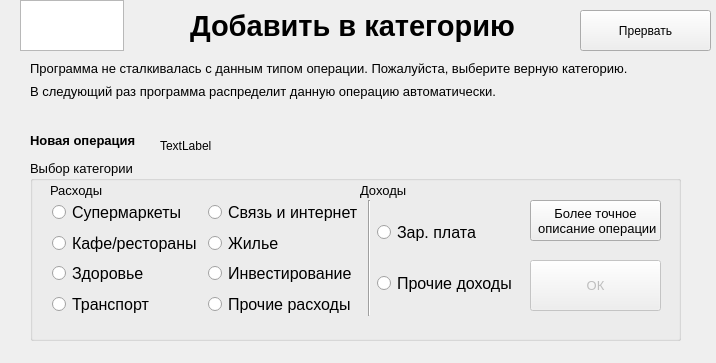
<?xml version="1.0" encoding="UTF-8"?>
<ui version="4.0">
 <class>AdditionalWindow</class>
 <widget class="QDialog" name="AdditionalWindow">
  <property name="geometry">
   <rect>
    <x>0</x>
    <y>0</y>
    <width>716</width>
    <height>363</height>
   </rect>
  </property>
  <property name="windowTitle">
   <string>Добавление в категорию</string>
  </property>
  <widget class="QLabel" name="label">
   <property name="geometry">
    <rect>
     <x>190</x>
     <y>-10</y>
     <width>381</width>
     <height>71</height>
    </rect>
   </property>
   <property name="font">
    <font>
     <pointsize>22</pointsize>
     <weight>75</weight>
     <bold>true</bold>
    </font>
   </property>
   <property name="text">
    <string>Добавить в категорию</string>
   </property>
  </widget>
  <widget class="QWidget" name="layoutWidget">
   <property name="geometry">
    <rect>
     <x>30</x>
     <y>60</y>
     <width>651</width>
     <height>40</height>
    </rect>
   </property>
   <layout class="QVBoxLayout" name="verticalLayout">
    <item>
     <widget class="QLabel" name="label_2">
      <property name="font">
       <font>
        <pointsize>10</pointsize>
       </font>
      </property>
      <property name="text">
       <string>Программа не сталкивалась с данным типом операции. Пожалуйста, выберите верную категорию.</string>
      </property>
     </widget>
    </item>
    <item>
     <widget class="QLabel" name="label_3">
      <property name="font">
       <font>
        <pointsize>10</pointsize>
       </font>
      </property>
      <property name="text">
       <string>В следующий раз программа распределит данную операцию автоматически.</string>
      </property>
     </widget>
    </item>
   </layout>
  </widget>
  <widget class="QGroupBox" name="groupBox">
   <property name="geometry">
    <rect>
     <x>30</x>
     <y>160</y>
     <width>651</width>
     <height>181</height>
    </rect>
   </property>
   <property name="font">
    <font>
     <pointsize>10</pointsize>
    </font>
   </property>
   <property name="title">
    <string>Выбор категории</string>
   </property>
   <widget class="QLabel" name="label_4">
    <property name="geometry">
     <rect>
      <x>20</x>
      <y>20</y>
      <width>71</width>
      <height>21</height>
     </rect>
    </property>
    <property name="text">
     <string>Расходы</string>
    </property>
   </widget>
   <widget class="QLabel" name="label_5">
    <property name="geometry">
     <rect>
      <x>330</x>
      <y>20</y>
      <width>71</width>
      <height>21</height>
     </rect>
    </property>
    <property name="text">
     <string>Доходы</string>
    </property>
   </widget>
   <widget class="QPushButton" name="pushButton_ok">
    <property name="enabled">
     <bool>false</bool>
    </property>
    <property name="geometry">
     <rect>
      <x>500</x>
      <y>100</y>
      <width>131</width>
      <height>51</height>
     </rect>
    </property>
    <property name="text">
     <string>ОК</string>
    </property>
   </widget>
   <widget class="QWidget" name="layoutWidget">
    <property name="geometry">
     <rect>
      <x>22</x>
      <y>40</y>
      <width>465</width>
      <height>116</height>
     </rect>
    </property>
    <layout class="QHBoxLayout" name="horizontalLayout_2">
     <item>
      <layout class="QHBoxLayout" name="horizontalLayout">
       <item>
        <layout class="QVBoxLayout" name="verticalLayout_2">
         <item>
          <widget class="QRadioButton" name="supermarkets">
           <property name="font">
            <font>
             <pointsize>12</pointsize>
            </font>
           </property>
           <property name="text">
            <string>Супермаркеты</string>
           </property>
          </widget>
         </item>
         <item>
          <widget class="QRadioButton" name="cafedelivery">
           <property name="font">
            <font>
             <pointsize>12</pointsize>
            </font>
           </property>
           <property name="text">
            <string>Кафе/рестораны</string>
           </property>
          </widget>
         </item>
         <item>
          <widget class="QRadioButton" name="drugs">
           <property name="font">
            <font>
             <pointsize>12</pointsize>
            </font>
           </property>
           <property name="text">
            <string>Здоровье</string>
           </property>
          </widget>
         </item>
         <item>
          <widget class="QRadioButton" name="transport">
           <property name="font">
            <font>
             <pointsize>12</pointsize>
            </font>
           </property>
           <property name="text">
            <string>Транспорт</string>
           </property>
          </widget>
         </item>
        </layout>
       </item>
       <item>
        <layout class="QVBoxLayout" name="verticalLayout_3">
         <item>
          <widget class="QRadioButton" name="communicationandinternet">
           <property name="font">
            <font>
             <pointsize>12</pointsize>
            </font>
           </property>
           <property name="text">
            <string>Связь и интернет</string>
           </property>
          </widget>
         </item>
         <item>
          <widget class="QRadioButton" name="apartments">
           <property name="font">
            <font>
             <pointsize>12</pointsize>
            </font>
           </property>
           <property name="text">
            <string>Жилье</string>
           </property>
          </widget>
         </item>
         <item>
          <widget class="QRadioButton" name="investment">
           <property name="font">
            <font>
             <pointsize>12</pointsize>
            </font>
           </property>
           <property name="text">
            <string>Инвестирование</string>
           </property>
          </widget>
         </item>
         <item>
          <widget class="QRadioButton" name="otherspends">
           <property name="font">
            <font>
             <pointsize>12</pointsize>
            </font>
           </property>
           <property name="text">
            <string>Прочие расходы</string>
           </property>
          </widget>
         </item>
        </layout>
       </item>
       <item>
        <widget class="Line" name="line">
         <property name="orientation">
          <enum>Qt::Vertical</enum>
         </property>
        </widget>
       </item>
      </layout>
     </item>
     <item>
      <layout class="QVBoxLayout" name="verticalLayout_4">
       <item>
        <widget class="QRadioButton" name="salary">
         <property name="font">
          <font>
           <pointsize>12</pointsize>
          </font>
         </property>
         <property name="text">
          <string>Зар. плата</string>
         </property>
        </widget>
       </item>
       <item>
        <widget class="QRadioButton" name="otherincomes">
         <property name="font">
          <font>
           <pointsize>12</pointsize>
          </font>
         </property>
         <property name="text">
          <string>Прочие доходы</string>
         </property>
        </widget>
       </item>
      </layout>
     </item>
    </layout>
   </widget>
   <widget class="QPushButton" name="pushButton_get_more_info">
    <property name="geometry">
     <rect>
      <x>500</x>
      <y>40</y>
      <width>131</width>
      <height>41</height>
     </rect>
    </property>
    <property name="text">
     <string>Более точное
 описание операции</string>
    </property>
   </widget>
  </widget>
  <widget class="QLabel" name="label_6">
   <property name="geometry">
    <rect>
     <x>160</x>
     <y>120</y>
     <width>521</width>
     <height>51</height>
    </rect>
   </property>
   <property name="text">
    <string>TextLabel</string>
   </property>
   <property name="wordWrap">
    <bool>true</bool>
   </property>
  </widget>
  <widget class="QTextEdit" name="textEdit">
   <property name="enabled">
    <bool>true</bool>
   </property>
   <property name="geometry">
    <rect>
     <x>20</x>
     <y>0</y>
     <width>104</width>
     <height>51</height>
    </rect>
   </property>
  </widget>
  <widget class="QLabel" name="label_7">
   <property name="geometry">
    <rect>
     <x>30</x>
     <y>130</y>
     <width>121</width>
     <height>21</height>
    </rect>
   </property>
   <property name="text">
    <string>&lt;html&gt;&lt;head/&gt;&lt;body&gt;&lt;p&gt;&lt;span style=&quot; font-size:10pt; font-weight:600; color:#000000;&quot;&gt;Новая операция&lt;/span&gt;&lt;/p&gt;&lt;/body&gt;&lt;/html&gt;</string>
   </property>
  </widget>
  <widget class="QPushButton" name="pushButton_stop_pocess">
   <property name="geometry">
    <rect>
     <x>580</x>
     <y>10</y>
     <width>131</width>
     <height>41</height>
    </rect>
   </property>
   <property name="sizePolicy">
    <sizepolicy hsizetype="Minimum" vsizetype="Fixed">
     <horstretch>0</horstretch>
     <verstretch>0</verstretch>
    </sizepolicy>
   </property>
   <property name="text">
    <string>Прервать</string>
   </property>
  </widget>
 </widget>
 <resources/>
 <connections/>
</ui>
